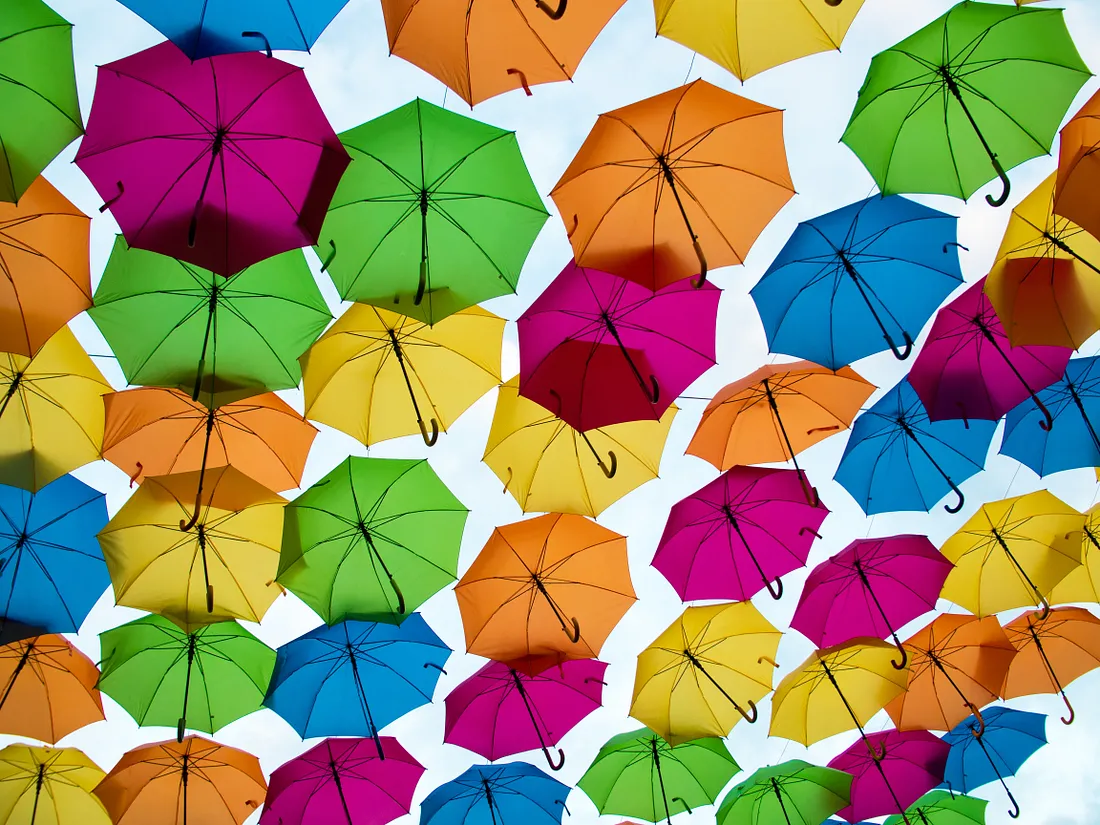
#> input picture OpenCV/Lesson 5/umbrella.webp, 1100 x 825 px, found by its file name
$ python l6.py
#> lines starting #> are read from the running program, lines starting #| are printed output that depends on the picture
import cv2, numpy

img = cv2.imread("Lesson 5/umbrella.webp",-1)
#> img is the input picture: shape (825, 1100, 3); mean B, G, R 102.5, 138.2, 151.9

Blurred = cv2.GaussianBlur(img,(5,5),0)
Edges_Low = cv2.Canny(Blurred,threshold1=10,threshold2=100)
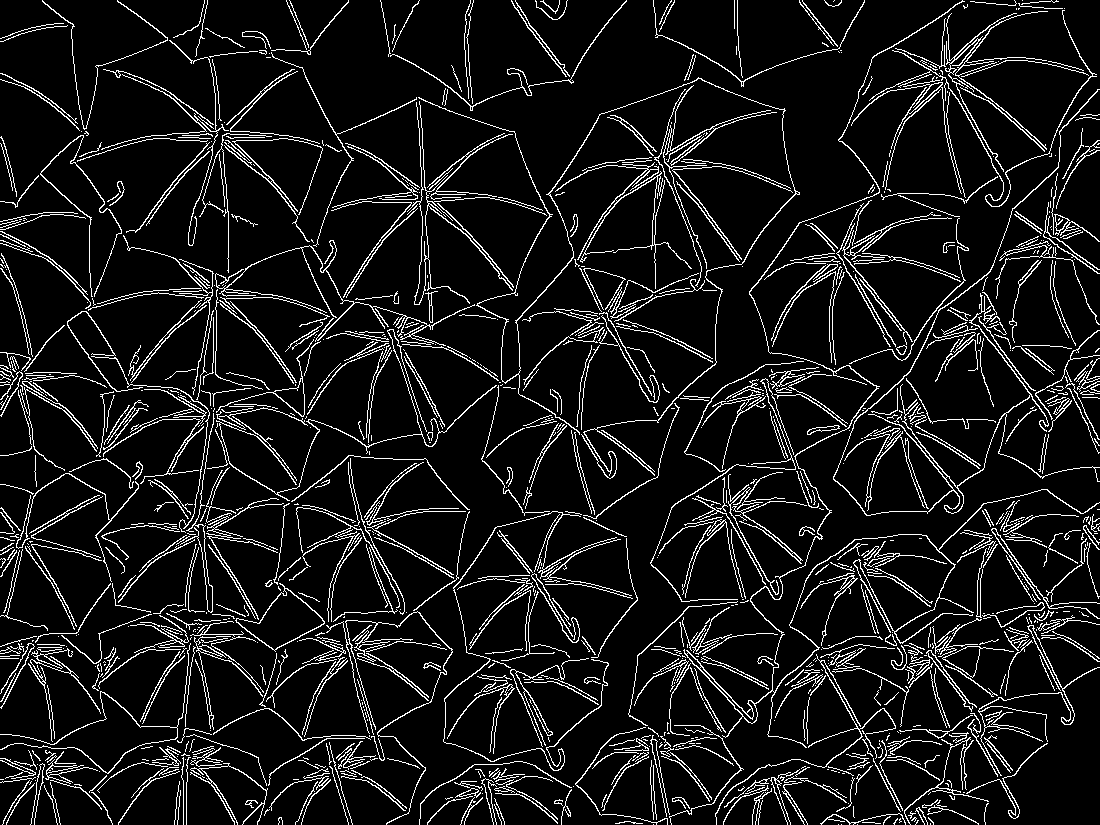
#> Edges_Low: shape (825, 1100); 9% white in thin lines or dots
Edges_High = cv2.Canny(Blurred,threshold1=150,threshold2=200)
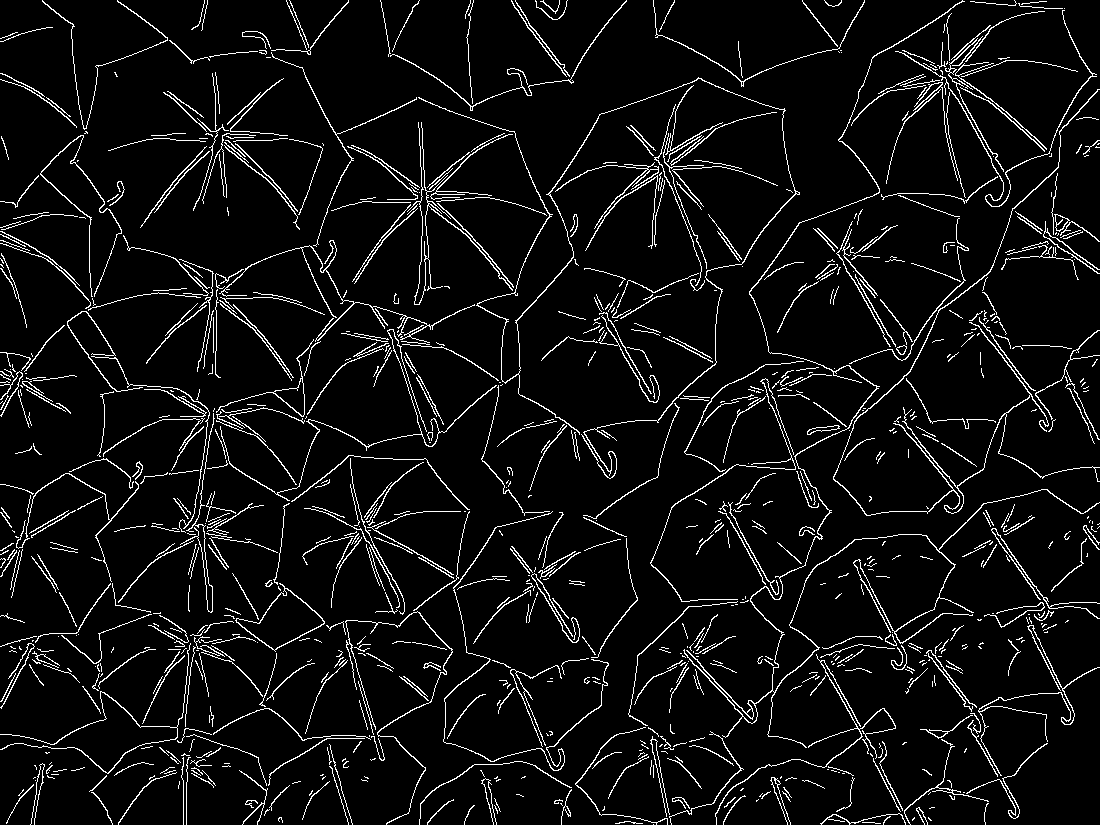
#> Edges_High: shape (825, 1100); 6.2% white in thin lines or dots

cv2.imshow("Edges",Edges_Low)
cv2.imshow("H-Edges",Edges_High)

cv2.waitKey(0)
